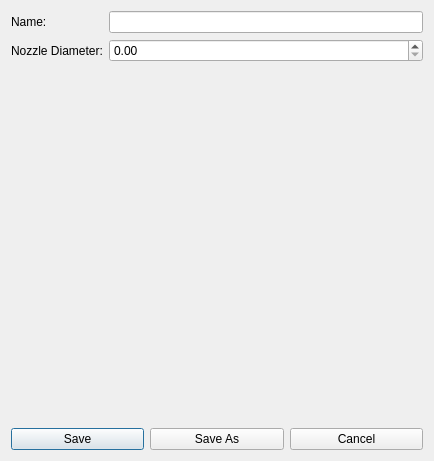
<?xml version="1.0" encoding="UTF-8"?>
<ui version="4.0">
 <class>printerProfileDialog</class>
 <widget class="QDialog" name="printerProfileDialog">
  <property name="geometry">
   <rect>
    <x>0</x>
    <y>0</y>
    <width>434</width>
    <height>461</height>
   </rect>
  </property>
  <property name="windowTitle">
   <string>Dialog</string>
  </property>
  <layout class="QVBoxLayout" name="verticalLayout" stretch="1,0">
   <item>
    <layout class="QFormLayout" name="formLayout">
     <item row="0" column="0">
      <widget class="QLabel" name="nameLabel">
       <property name="text">
        <string>Name:</string>
       </property>
      </widget>
     </item>
     <item row="0" column="1">
      <widget class="QLineEdit" name="nameLineEdit"/>
     </item>
     <item row="1" column="0">
      <widget class="QLabel" name="nozzleDiameterLabel">
       <property name="text">
        <string>Nozzle Diameter:</string>
       </property>
      </widget>
     </item>
     <item row="1" column="1">
      <widget class="QDoubleSpinBox" name="nozzleDiameterDoubleSpinBox"/>
     </item>
    </layout>
   </item>
   <item>
    <layout class="QHBoxLayout" name="horizontalLayout">
     <item>
      <widget class="QPushButton" name="pushButton">
       <property name="text">
        <string>Save</string>
       </property>
      </widget>
     </item>
     <item>
      <widget class="QPushButton" name="pushButton_2">
       <property name="text">
        <string>Save As</string>
       </property>
      </widget>
     </item>
     <item>
      <widget class="QPushButton" name="pushButton_3">
       <property name="text">
        <string>Cancel</string>
       </property>
      </widget>
     </item>
    </layout>
   </item>
  </layout>
 </widget>
 <resources/>
 <connections/>
</ui>
